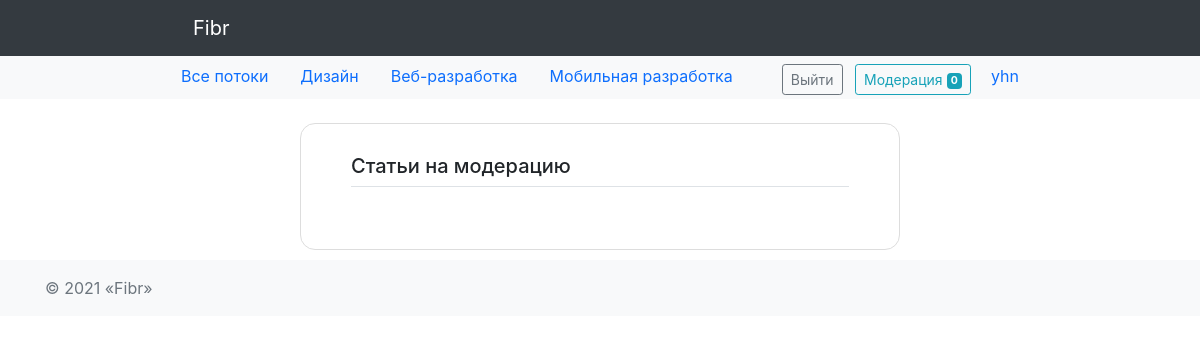
Page /auth/moderation/ (signed in) on the earlier database version.
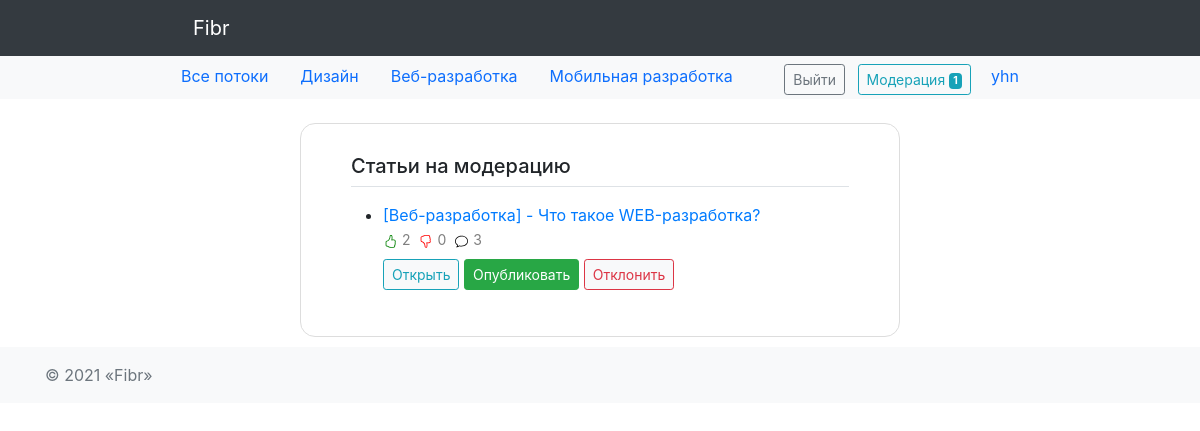
Same page on the later database version.
### hub/models.py (models this page shows, shortened)
class Topic(models.Model):
    name = models.CharField(max_length=64)
    short_description = models.TextField(blank=True)
    class Meta:
        verbose_name = 'Тематика'
        verbose_name_plural = 'Тематики'

### article/models.py (models this page shows, shortened)
class Article(models.Model):
    user = models.ForeignKey(User, on_delete=models.CASCADE)
    topic = models.ForeignKey(Topic, on_delete=models.CASCADE, verbose_name='Раздел')
    title = models.CharField(max_length=64, unique=True, verbose_name='Название')
    content = models.TextField(blank=True, verbose_name='Статья')
    image = models.ImageField(upload_to='article_images', blank=True, verbose_name='Фото')
    is_active = models.BooleanField(default=True, verbose_name='Активна', db_index=True)
    is_published = models.BooleanField(default=False, verbose_name='Опубликовать', db_index=True)
    is_moderated = models.BooleanField(default=False, verbose_name='На модерацию', db_index=True)
    created_at = models.DateTimeField(auto_now_add=True)
    updated_at = models.DateTimeField(auto_now=True)
    moderate_comment = models.TextField(blank=True, verbose_name='Замечания модератора')
    class Meta:
        verbose_name = 'Статья'
        verbose_name_plural = 'Статьи'
    @staticmethod
    def get_moderated_articles():
        return Article.objects.filter(is_active=True, is_moderated=True)
    def get_total_likes(self):
        likes = Like.objects.filter(article=self, is_liked=True, is_for_comment=False)
        return len(likes)
    def get_total_dislikes(self):
        likes = Like.objects.filter(article=self, is_disliked=True, is_for_comment=False)
        return len(likes)
    def get_total_comments(self):
        comments = Comment.objects.filter(article=self, is_for_comment=False)
        return len(comments)

### authapp/views.py (the view)
# urls.py: path('moderation/', authapp.moderation, name='moderation'),
@login_required
def moderation(request):
    context = {
        'articles': Article.get_moderated_articles()
    }
    return render(request, 'authapp/moderation.html', context)

### context_processor.py (called while the page is built)
def topic_list(request):
    return {"topic_list": Topic.objects.all()}

def moderated_article_count(self):
    return {'moderated_articles_count': Article.get_moderated_articles().count()}

### authapp/templates/authapp/moderation.html (shortened to what this page needs)
{% extends 'authapp/base.html' %}
{% load static %}
{% block content %}
    {% load bootstrap4 %}
    {% bootstrap_css %}
<div class="container">
    <div class="row justify-content-md-center">
        <div class="col-md-8">
            <div class="wrapper bg-white mt-sm-4">
            <h5>Статьи на модерацию</h5>
                <div class="border-top pt-3">
                    <ul>
                        {% for article in articles %}
                            <li>
                                <a class="text-decoration-none" href="{% url 'article:article' article.pk %}">
                                    [{{ article.topic.name }}] - {{ article.title }}
                                    <br>
                                   <div class="d-flex justify-content-lg-start mb-2">
                                    <div class="text-black-50 mr-2"><small>
                            {{ article.get_total_likes }}</small></div>
                        <div class="text-black-50 mr-2"><small>
                            {{ article.get_total_dislikes }}</small></div>
                                    <div class="text-black-50">
                                        <small>
                                            {{ article.get_total_comments }}</small>
                                    </div>
                                   </div>
                                    <button type="button" class="btn bg-light btn-outline-info btn-sm"> Открыть </button></a>
                                    {% if article.is_published %}
                                                <a class="text-decoration-none" href="{% url 'article:unpublish' article.pk %}">
                                                <button type="button" class="btn bg-light btn-outline-warning btn-sm">
                                                    Снять с публикации </button></a>
                                    {% else %}
                                        <a class="text-decoration-none" href="{% url 'article:publish' article.pk %}">
                                                <button type="button" class="btn btn-success btn-sm">
                                                    Опубликовать </button></a>
                                    {% endif %}
                                    <button type="button" class="btn bg-light btn-outline-danger btn-sm" data-toggle="collapse" data-target="#declineForm" aria-expanded="false" aria-controls="declineForm"> Отклонить </button>
                            </li>
                        {% endfor %}
                    </ul>
                </div>
            </div>
        </div>
    </div>
</div>
{% endblock %}

### mainapp/templates/mainapp/includes/inc_nav_menu.html (shortened to what this page needs)
<nav class="navbar navbar-expand-lg navbar-dark bg-dark">
    <div class="container w-75">
        <a class="navbar-brand px-lg-3" href="/">Fibr</a>
    </div>
</nav>
<nav id="navbar_top" class="navbar-expand-md navbar-light bg-light">
    <div class="container d-flex justify-content-between w-75">
        <ul class="nav justify-content-center">
            <li class="nav-item">
                <a class="nav-link" href="/">Все потоки</a>
            </li>
            {% for topic in topic_list %}
                <li class="nav-item">
                    <a class="nav-link" href="{% url 'hub:topic' topic.pk %}">
                        {{ topic.name }}
                    </a>
                </li>
            {% endfor %}
        </ul>
        <ul class="nav">
            <li class="nav-item">
                <div class="d-grid gap-2 d-md-block mt-1">
                    {% if user.is_authenticated %}
                        <button class="btn btn-outline-secondary btn-sm my-0 m-1" type="button"
                                onclick="location.href='{% url 'auth:logout' %}'">
                            Выйти
                        </button>
                    {% endif %}
                    {% if user.is_moderator %}
                        <button class="btn btn-outline-info btn-sm my-0 m-1" type="button"
                                onclick="location.href='{% url 'auth:moderation' %}'">
                            Модерация <span class="badge badge-info">{{ moderated_articles_count }}</span>
                        </button>
                    {% endif %}
                </div>
            </li>
            {% if user.is_authenticated %}
                <li class="nav-item">
                    <a class="nav-link" href="{% url 'auth:profile' user.pk %}">{{ user.username }}</a>
                </li>
            {% endif %}
        </ul>
    </div>
</nav>

Differences in the rows shown:
now on this page (row edited): Article: topic.name "Веб-разработка", title "Что такое WEB-разработка?", get_total_likes "2", get_total_dislikes "0", get_total_comments "3", is_published "Опубликовать"
Other differences:
{{ moderated_articles_count }}: "0" → "1"
